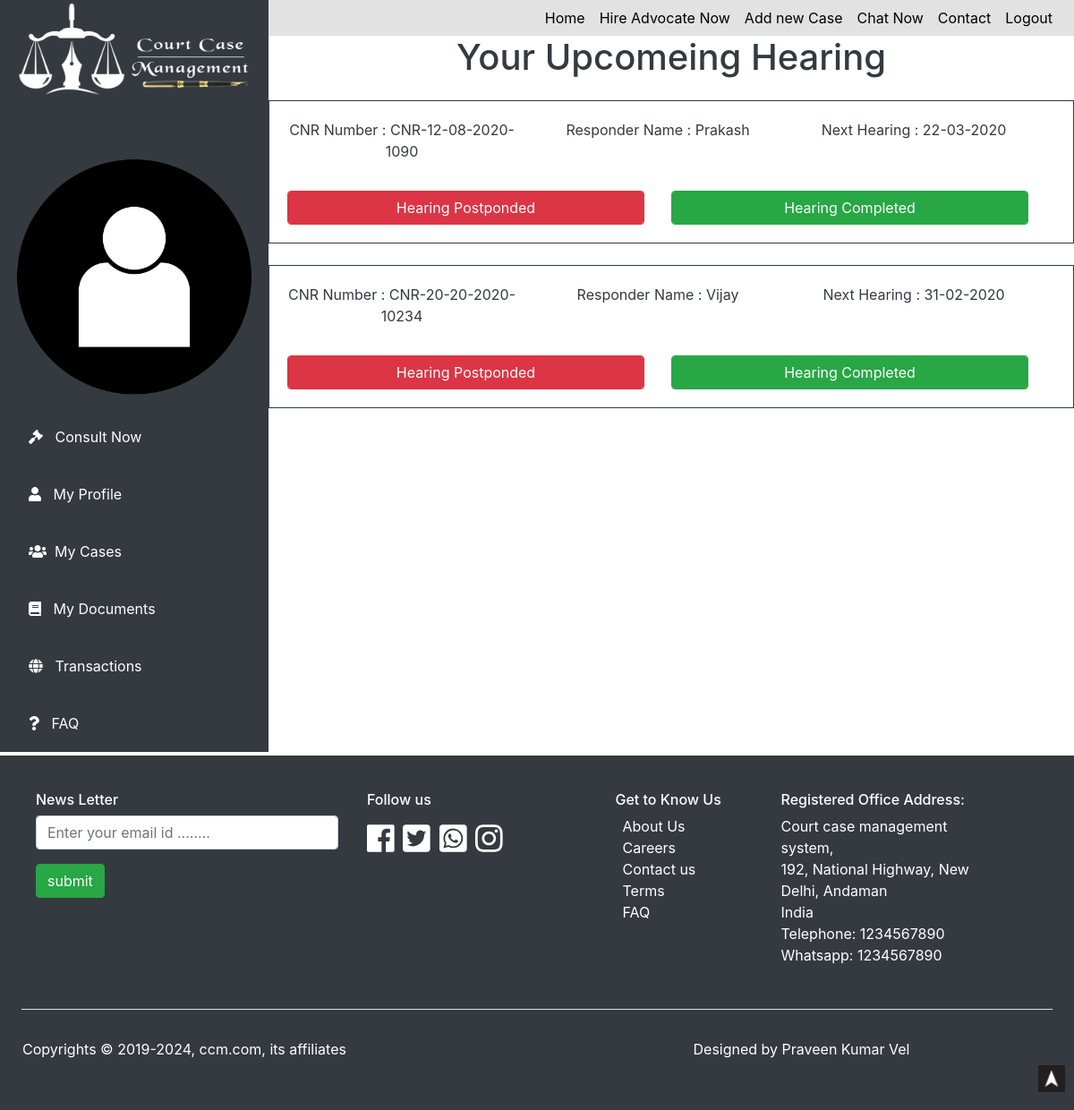
Screenshot of /court/my_upcomeing_hearing.php (signed in) with the database file from the repository.
### tables this page shows
CREATE TABLE `upcomeing_hearing` (
  `sno` int(11) NOT NULL,
  `case_cnr_number` text NOT NULL,
  `case_client_email` text NOT NULL,
  `case_acquest_first_name` text NOT NULL,
  `case_next_hearing` text NOT NULL
);

### court/my_upcomeing_hearing.php (the view, shortened to what this page needs)
<?php
include("functions.php");
?>
<!DOCTYPE html>
<html lang="en">
<head>
    <link rel="stylesheet" type="text/css" href="css/style.css">
    <link rel=stylesheet href=css/aos.css />
    <link rel="stylesheet" href="https://maxcdn.bootstrapcdn.com/bootstrap/4.0.0/css/bootstrap.min.css">
	<link rel="stylesheet" href="https://cdnjs.cloudflare.com/ajax/libs/font-awesome/4.7.0/css/font-awesome.min.css">
    <link rel="stylesheet" href="https://cdnjs.cloudflare.com/ajax/libs/animate.css/3.7.2/animate.min.css">
</head>
<body>
    <center>
<div id="dashboardfull" class="bg-white row">
    <div id="sidebar" class="sidenav bg-dark">
            <img src="images/logo.png" alt="">
            <img src="images/one.png" style="padding:0px;margin:0px;" alt="">
            <a href="consult_now.php"><i class="fa fa-gavel "> </i>&nbsp;&nbsp; Consult Now</a>
            <a href="user_profile.php"><i class="fa fa-user">  </i> &nbsp;&nbsp;My Profile</a>
            <a href="my_case.php"><i class="fa fa-users">  </i >&nbsp;&nbsp;My Cases</a>
            <a href="my_documents.php"><i class="fas fa-book">  </i> &nbsp;&nbsp;My Documents</a>
            <a href="my_transaction.php"><i class="fa fa-globe">  </i> &nbsp;&nbsp;Transactions</a>
            <a href="faq.php"> <i class="fa fa-question"> </i>&nbsp;&nbsp; FAQ</a>
    </div>
    <div id="dashboard">
    <div id="navbar" class="navbar navbar-expand-md navbar-light sticty-top">
        <div id="navbarRes" class="collapse navbar-collapse">
            <ul class="navbar-nav ml-auto">
               <center><li class="nav-item active"> <a href="user_dashboard.php" class="nav-link">Home</a> </li></center>
               <center><li class="nav-item active"> <a href="hire_lawer.php" class="nav-link">Hire Advocate Now</a> </li></center>
               <center><li class="nav-item active"> <a href="add_new_case.php" class="nav-link">Add new Case</a> </li></center>
               <center><li class="nav-item active"> <a href="chat_now.php" class="nav-link">Chat Now</a> </li></center>
               <center><li class="nav-item active"> <a href="contact.php" class="nav-link">Contact</a> </li></center>
               <center><li class="nav-item active"> <a href="logout.php" class="nav-link">Logout</a> </li></center>
            </ul>
        </div>
    </div>
    <h1 class="text-dark mb-3">Your Upcomeing Hearing</h1>
    <?php
        $case_client_email = $_SESSION["useremail"];
        $sql_select_hearing = "SELECT * FROM `upcomeing_hearing` WHERE `case_client_email`='$case_client_email'";
        $result_hearing = mysqli_query($con,$sql_select_hearing);
        while($data_fetch_upcomeing_hearing=mysqli_fetch_assoc($result_hearing)){
            $case_cnr_number = $data_fetch_upcomeing_hearing["case_cnr_number"];
            $case_acquest_first_name = $data_fetch_upcomeing_hearing["case_acquest_first_name"];
            $case_next_hearing = $data_fetch_upcomeing_hearing["case_next_hearing"];
    ?>
            <div class="row container border border-dark p-3 mt-4">
                <div class="row container-fluid p-1">
                    <div class="col-md">
                        <p class="text-dark">CNR Number : <?php echo $case_cnr_number ?></p>
                    </div>
                    <div class="col-md">
                        <p class="text-dark">Responder Name : <?php echo $case_acquest_first_name ?></p>
                    </div>
                    <div class="col-md">
                        <p class="text-dark">Next Hearing : <?php echo $case_next_hearing ?></p>
                    </div>
                </div>
                <div class="row container-fluid p-1 mt-1">
                    <div class="col-md">
                        <a href="#" class="btn btn-danger form-control mt-1">Hearing Postponded</a>
                    </div>
                    <div class="col-md">
                        <a href="#" class="btn btn-success form-control mt-1">Hearing Completed</a>
                    </div>
                </div>
            </div>
    <?php  } ?>
</div>
</div>
</center>
<div id=footer class="mt-1 p-4 bg-dark text-white col">
<div class="row container">
<div id class="col-xl-4 col-lg-6 col-md-8 col-sm-10 p-3">
<h6 class=text-white>News Letter</h6>
<form action=subscribe_email.php method=post class=form-group>
<input type=email name=emailnews required class="form-control mt-2" placeholder="Enter your email id ........" id>
<input type=submit name=submitnews value=submit class="btn btn-success mt-3"> <br> <br>
</form>
</div>
<div id class="col-xl-3 col-lg-6 col-md-8 col-sm-10 p-3">
<h6 class=text-white>Follow us </h6>
<div id=social>
<a target=_block class=text-white href=#> <i class="fab fa-facebook"></i></a>
<a target=_block class=text-white href=#> <i class="fab fa-twitter-square"></i></a>
<a target=_block class=text-white href=#> <i class="fab fa-whatsapp-square"></i></a>
<a target=_block class=text-white href=#> <i class="fab fa-instagram"></i></a><span></div>
</div>
<div id class="col-xl-2 col-lg-6 col-md-8 col-sm-10 p-3">
<h6 class=text-white> Get to Know Us </h6>
<div class=ml-2>
<a target=_block href=about.php class=text-white>About Us </a> <br>
<a target=_block href=career.php class=text-white>Careers</a> <br>
<a target=_block href=contact.php class=text-white>Contact us</a> <br>
<a target=_block href=tems_conditions.php class=text-white>Terms</a> <br>
<a target=_block href=faq.php class=text-white>FAQ</a> <br>
</div>
</div>
<div id class="col-xl-3 col-lg-6 col-md-8 col-sm-10 p-3">
<h6 class=text-white>Registered Office Address: </h6>
<p class=text-white>
Court case management system,<br>
</b> 192, National Highway,
New Delhi, Andaman<br>
India<br>
Telephone: 1234567890<br/>
Whatsapp: 1234567890
</p>
</div>
</div>
<hr class=bg-white>
<div class=row>
<div id class="col-md p-3">
<p> Copyrights &copy; 2019-<?php echo date("Y") ?>, ccm.com, its affiliates</p>
</div>
<div id class="col-md p-3 text-center">
<p> Designed by Praveen Kumar Vel</p>
</div>
</div>
</div>
</body>
</html>
<div id=topbtn>
<a href=#header> <img src=images/top.png alt=topicon></a>
</div>

### court/css/style.css (style rules this page uses)
* { margin: 0px; padding: 0px; }
#topbtn { height: 30px; width: 30px; bottom: 20px; right: 10px; background-color: pink; position: fixed; }
#topbtn img { height: 100%; width: 100%; object-fit: cover; }
#navbar { background-color: #e2e2e2; }
#navbar a { color: #000 !important; }
.navbar { height: 40px; width: 100%; }
.navbar ul li a { transition: 1s; color: #fff !important; }
#social { font-size: 35px; }
#dashboardfull { width: 100%; height: auto; background: #000; }
#sidebar { width: 13%; background: #000; height: 100%; }
#dashboard { width: 87%; background: #fff; height: 100%; }
#sidebar a { width: 100%; }
.sidenav a { padding: 8px 8px 8px 32px; text-decoration: none; font-size: 16px; color: #ffffff; display: block; transition: 0.3s; padding-top: 20px; padding-bottom: 20px; text-align: left; }
#sidebar img { width: 100%; margin-bottom: 50px; }
@media screen and (min-width:769px) and (max-width:1200px) { #sidebar { width: 25%; background: #000; height: 100%; } }
@media screen and (min-width:769px) and (max-width:1200px) { #dashboard { width: 75%; background: #fff; height: 100%; } }

### rows the page displays
upcomeing_hearing: case_cnr_number "CNR-12-08-2020-1090", case_acquest_first_name "Prakash", case_next_hearing "22-03-2020"
upcomeing_hearing: case_cnr_number "CNR-20-20-2020-10234", case_acquest_first_name "Vijay", case_next_hearing "31-02-2020"
